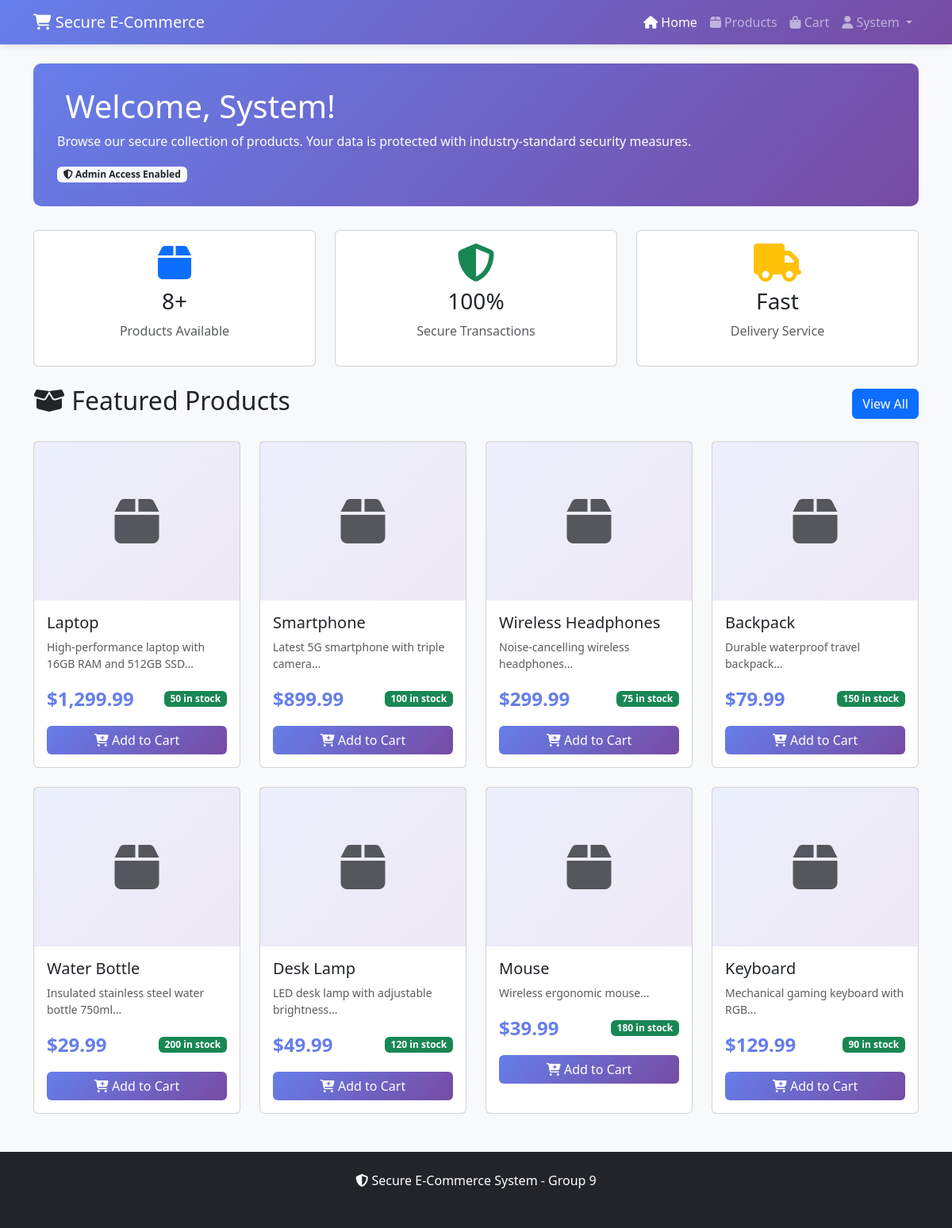
/dashboard.php (signed in), run on the app's committed database.
### tables this page shows
CREATE TABLE users (
    user_id INT AUTO_INCREMENT PRIMARY KEY,
    email VARCHAR(255) UNIQUE NOT NULL,
    password_hash VARCHAR(255) NOT NULL,
    first_name VARCHAR(100) NOT NULL,
    last_name VARCHAR(100) NOT NULL,
    phone VARCHAR(20),
    role ENUM('customer', 'admin') DEFAULT 'customer',
    is_active BOOLEAN DEFAULT TRUE,
    failed_login_attempts INT DEFAULT 0,
    last_failed_login TIMESTAMP NULL,
    account_locked_until TIMESTAMP NULL,
    created_at TIMESTAMP DEFAULT CURRENT_TIMESTAMP,
    updated_at TIMESTAMP DEFAULT CURRENT_TIMESTAMP ON UPDATE CURRENT_TIMESTAMP,
    INDEX idx_email (email),
    INDEX idx_role (role)
);

CREATE TABLE products (
    product_id INT AUTO_INCREMENT PRIMARY KEY,
    name VARCHAR(255) NOT NULL,
    description TEXT,
    price DECIMAL(10, 2) NOT NULL,
    stock_quantity INT DEFAULT 0,
    category VARCHAR(100),
    image_url VARCHAR(500),
    is_active BOOLEAN DEFAULT TRUE,
    created_at TIMESTAMP DEFAULT CURRENT_TIMESTAMP,
    updated_at TIMESTAMP DEFAULT CURRENT_TIMESTAMP ON UPDATE CURRENT_TIMESTAMP,
    INDEX idx_category (category),
    INDEX idx_active (is_active),
    CONSTRAINT chk_price CHECK (price >= 0),
    CONSTRAINT chk_stock CHECK (stock_quantity >= 0)
);

### dashboard.php (the view, shortened to what this page needs)
<?php
$db = Database::getInstance()->getConnection();
$stmt = $db->prepare("SELECT * FROM users WHERE user_id = :user_id");
$stmt->execute([':user_id' => $_SESSION['user_id']]);
$user = $stmt->fetch();
$stmt = $db->query("SELECT * FROM products WHERE is_active = TRUE ORDER BY created_at DESC LIMIT 8");
$products = $stmt->fetchAll();
?>
<!DOCTYPE html>
<html lang="en">
<head>
    <link href="https://cdn.jsdelivr.net/npm/bootstrap@5.3.0/dist/css/bootstrap.min.css" rel="stylesheet">
    <link href="https://cdnjs.cloudflare.com/ajax/libs/font-awesome/6.4.0/css/all.min.css" rel="stylesheet">
</head>
<body>
    <nav class="navbar navbar-expand-lg navbar-dark">
        <div class="container">
            <a class="navbar-brand" href="dashboard.php">
                <i class="fas fa-shopping-cart"></i> Secure E-Commerce
            </a>
            <div class="collapse navbar-collapse" id="navbarNav">
                <ul class="navbar-nav ms-auto">
                    <li class="nav-item">
                        <a class="nav-link active" href="dashboard.php">
                            <i class="fas fa-home"></i> Home
                        </a>
                    </li>
                    <li class="nav-item">
                        <a class="nav-link" href="products/index.php">
                            <i class="fas fa-box"></i> Products
                        </a>
                    </li>
                    <li class="nav-item">
                        <a class="nav-link" href="cart/index.php">
                            <i class="fas fa-shopping-bag"></i> Cart
                        </a>
                    </li>
                    <li class="nav-item dropdown">
                        <a class="nav-link dropdown-toggle" href="#" id="userDropdown" role="button" data-bs-toggle="dropdown">
                            <i class="fas fa-user"></i> <?php echo htmlspecialchars($user['first_name']); ?>
                        </a>
                    </li>
                </ul>
            </div>
        </div>
    </nav>
    <div class="container mt-4">
        <div class="welcome-section">
            <h1><i class="fas fa-hand-wave"></i> Welcome, <?php echo htmlspecialchars($user['first_name']); ?>!</h1>
            <p class="mb-0">Browse our secure collection of products. Your data is protected with industry-standard security measures.</p>
            <?php if ($user['role'] === 'admin'): ?>
                <div class="mt-3">
                    <span class="badge bg-light text-dark"><i class="fas fa-shield-alt"></i> Admin Access Enabled</span>
                </div>
            <?php endif; ?>
        </div>
        <div class="row mb-4">
            <div class="col-md-4">
                <div class="card text-center">
                    <div class="card-body">
                        <i class="fas fa-box fa-3x text-primary mb-2"></i>
                        <h3><?php echo count($products); ?>+</h3>
                        <p class="text-muted">Products Available</p>
                    </div>
                </div>
            </div>
            <div class="col-md-4">
                <div class="card text-center">
                    <div class="card-body">
                        <i class="fas fa-shield-alt fa-3x text-success mb-2"></i>
                        <h3>100%</h3>
                        <p class="text-muted">Secure Transactions</p>
                    </div>
                </div>
            </div>
            <div class="col-md-4">
                <div class="card text-center">
                    <div class="card-body">
                        <i class="fas fa-truck fa-3x text-warning mb-2"></i>
                        <h3>Fast</h3>
                        <p class="text-muted">Delivery Service</p>
                    </div>
                </div>
            </div>
        </div>
        <div class="d-flex justify-content-between align-items-center mb-4">
            <h2><i class="fas fa-box-open"></i> Featured Products</h2>
            <a href="products/index.php" class="btn btn-primary">View All</a>
        </div>
        <div class="row g-4">
            <?php foreach ($products as $product): ?>
                <div class="col-md-3">
                    <div class="card product-card">
                        <div class="product-image">
                            <i class="fas fa-box fa-4x text-muted"></i>
                        </div>
                        <div class="card-body">
                            <h5 class="card-title"><?php echo htmlspecialchars($product['name']); ?></h5>
                            <p class="card-text text-muted small"><?php echo htmlspecialchars(substr($product['description'], 0, 60)) . '...'; ?></p>
                            <div class="d-flex justify-content-between align-items-center mb-3">
                                <span class="price-tag">$<?php echo number_format($product['price'], 2); ?></span>
                                <span class="badge bg-success"><?php echo $product['stock_quantity']; ?> in stock</span>
                            </div>
                            <form action="cart/add.php" method="POST">
                                <button type="submit" class="btn btn-add-cart w-100">
                                    <i class="fas fa-cart-plus"></i> Add to Cart
                                </button>
                            </form>
                        </div>
                    </div>
                </div>
            <?php endforeach; ?>
        </div>
    </div>
    <footer class="mt-5 py-4 bg-dark text-white text-center">
        <div class="container">
            <p class="mb-0">
                <i class="fas fa-shield-alt"></i> Secure E-Commerce System - Group 9<br>
                <small class="text-muted">Protected by advanced security measures | All data encrypted</small>
            </p>
        </div>
    </footer>
</body>
</html>

### dashboard.php (style rules this page uses)
body { background-color: #f8f9fa; }
.navbar { background: linear-gradient(135deg, #667eea 0%, #764ba2 100%); box-shadow: 0 2px 10px rgba(0,0,0,0.1); }
.product-card { transition: transform 0.3s, box-shadow 0.3s; height: 100%; }
.product-image { height: 200px; background: linear-gradient(135deg, #667eea20 0%, #764ba220 100%); display: flex; align-items: center; justify-content: center; }
.price-tag { font-size: 1.5rem; font-weight: bold; color: #667eea; }
.welcome-section { background: linear-gradient(135deg, #667eea 0%, #764ba2 100%); color: white; padding: 30px; border-radius: 10px; margin-bottom: 30px; }
.btn-add-cart { background: linear-gradient(135deg, #667eea 0%, #764ba2 100%); border: none; color: white; }

### data on the page
users: first_name "System"
products: name "Laptop", description "High-performance laptop with 16GB RAM and 512GB SSD", price "1,299.99", stock_quantity "50"
products: name "Smartphone", description "Latest 5G smartphone with triple camera", price "899.99", stock_quantity "100"
products: name "Wireless Headphones", description "Noise-cancelling wireless headphones", price "299.99", stock_quantity "75"
products: name "Backpack", description "Durable waterproof travel backpack", price "79.99", stock_quantity "150"
products: name "Water Bottle", description "Insulated stainless steel water bottle 750ml", price "29.99", stock_quantity "200"
products: name "Desk Lamp", description "LED desk lamp with adjustable brightness", price "49.99", stock_quantity "120"
products: name "Mouse", description "Wireless ergonomic mouse", price "39.99", stock_quantity "180"
products: name "Keyboard", description "Mechanical gaming keyboard with RGB", price "129.99", stock_quantity "90"

### other printed values
count($products) "8"
